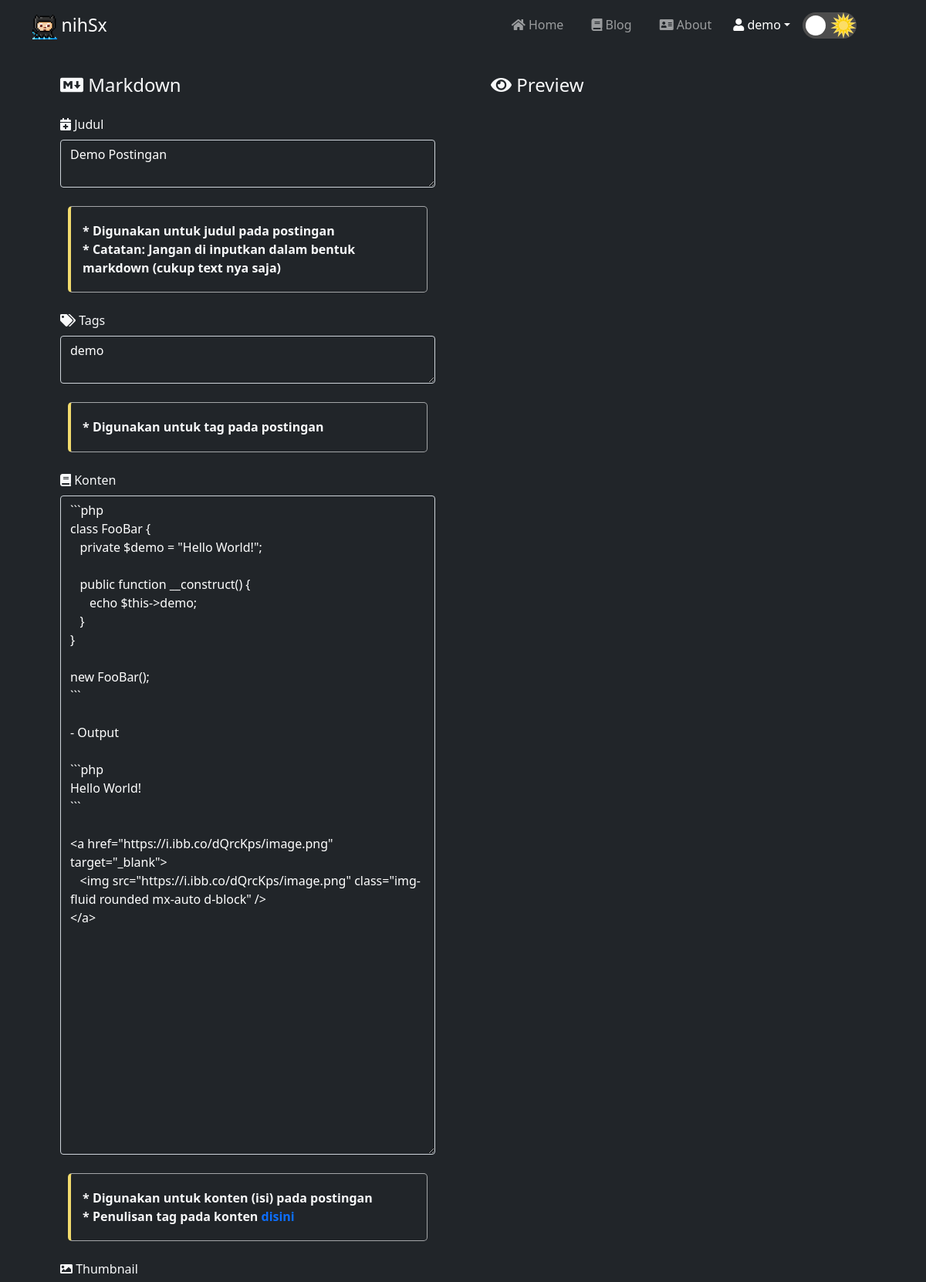
/post/ubah.php?id=1 (signed in, upper part), run on an earlier commit of the app's database.
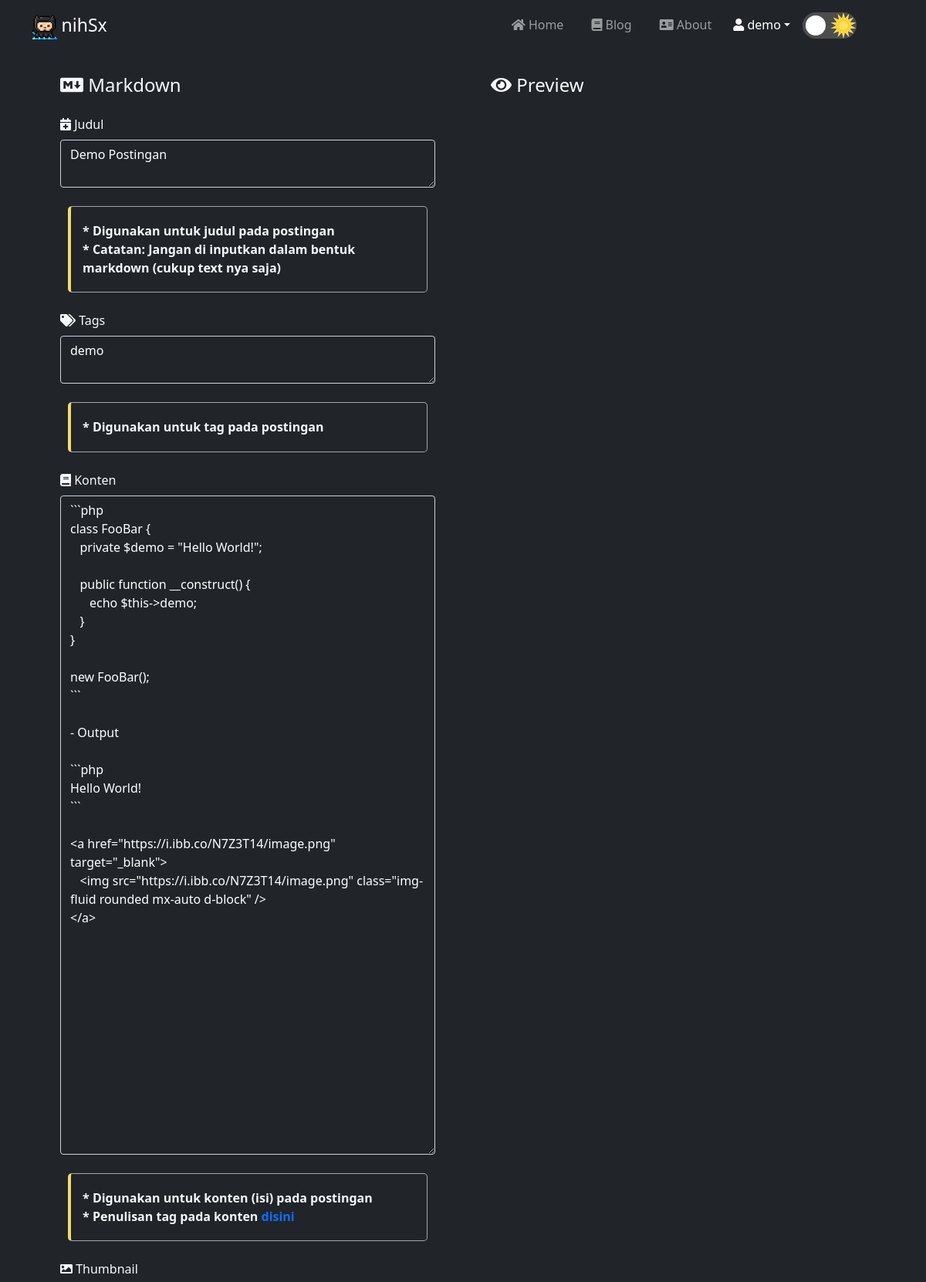
And on a later commit of the database.
### tables this page shows
CREATE TABLE `post` (
  `id` int(11) NOT NULL,
  `judul` text NOT NULL,
  `tag` text NOT NULL,
  `konten` text NOT NULL,
  `thumbnail` text NOT NULL,
  `tanggal_dibuat` text NOT NULL,
  `tanggal_diubah` text NOT NULL
);

### function/constant.php (called while the page is built, shortened)
<?php
function getName()
{
	return "nihSx";
}
function getDefaultTheme()
{
	return "bg-dark text-light";
}
function highlightDarkTheme()
{
	return "github-dark-dimmed.min";
}
function highlightLightTheme()
{
	return "github.min";
}
function getFavIcon()
{
	return "assets/img/favicon/github.png";
}

### function/functions.php (called while the page is built, shortened)
<?php
function koneksi()
{
	return mysqli_connect("127.0.0.1", "username", "password", "demo_blog");
}
function query($query)
{
	$conn = koneksi();
	$result = mysqli_query($conn, $query);
	if (mysqli_num_rows($result) == 1) {
		return mysqli_fetch_assoc($result);
	}
	$rows = [];
	return $rows;
}

### post/ubah.php (the view, shortened to what this page needs)
<?php
require_once '../function/functions.php';
require_once '../function/constant.php';
require_once '../lib/functions.php';
$id = $_GET['id'];
$data = query("SELECT * FROM post WHERE id = '$id'");
?>
<!DOCTYPE html>
<html lang="en">
<head>
  <link rel="stylesheet" href="../assets/css/bootstrap/bootstrap.css">
  <link rel="stylesheet" href="../assets/css/fontawesome/all.css">
  <link rel="stylesheet" title="<?= highlightDarkTheme(); ?>" href="../assets/css/highlight/<?= highlightDarkTheme(); ?>.css">
  <link rel="stylesheet" title="<?= highlightLightTheme(); ?>" href="../assets/css/highlight/<?= highlightLightTheme(); ?>.css" disabled="disabled">
  <link rel="stylesheet" href="../assets/css/style.css">
  <link rel="stylesheet" href="../assets/css/theme.css">
</head>
<body class="<?= getDefaultTheme(); ?>">
  <nav class="navbar fixed-top navbar-expand-lg navbar-dark bg-dark">
    <div class="container">
      <a class="navbar-brand custom-font" href="../index.php"><img src="../<?= getFavIcon(); ?>" style="width: 30%;"> <?= getName(); ?></a>
      <div class="collapse navbar-collapse" id="navbarNavAltMarkup">
        <ul class="nav navbar-nav ms-auto w-100 justify-content-end me-5">
          <a class="nav-link" aria-current="page" href="../index.php"><i class="fas fa-home"></i> Home</a>
          <a class="nav-link" href="index.php"><i class="fas fa-book"></i> Blog</a>
          <a class="nav-link" href="../about/index.php"><i class="fas fa-address-card"></i> About</a>
          <?php if (isset($_SESSION['login'])) : ?>
            <li class="nav-item dropdown mt-2">
              <a class="dropdown-toggle text-white" href="#" id="navbarScrollingDropdown" role="button" data-bs-toggle="dropdown" aria-expanded="false" style="text-decoration: none;"><i class="fas fa-user"></i> <?= $_SESSION['username']; ?></a>
            </li>
          <?php endif; ?>
          <div class="text-center ms-3 mt-1">
            <label class="switch">
              <span class="slider round toggle-theme"></span>
            </label>
          </div>
      </div>
    </div>
  </nav>
  <div class="container mt-5 p-5">
    <div class="row">
      <div class="col-lg col-mg col-sm me-5 mb-5">
        <h4><i class="fab fa-markdown"></i> Markdown</h4>
        <form onsubmit="return submitForm(this);" action="" class="mt-4" method="POST" enctype="multipart/form-data">
          <?php if (!isset($preview)) : ?>
            <div class="judul mb-4">
              <label class="form-label"><i class="fas fa-calendar-plus"></i> Judul</label>
              <textarea type="text" class="form-control bg-dark text-white" name="judul"><?= $data['judul']; ?></textarea>
              <div>
                <blockquote>
                  <p class="fw-bold">
                    * Digunakan untuk judul pada postingan
                    <br>
                    * Catatan: Jangan di inputkan dalam bentuk markdown (cukup text nya saja)
                  </p>
                </blockquote>
              </div>
            </div>
            <div class="tags mb-4">
              <label class="form-label"><i class="fas fa-tags"></i> Tags</label>
              <textarea type="text" class="form-control bg-dark text-white" name="tags"><?= $data['tag']; ?></textarea>
              <div>
                <blockquote>
                  <p class="fw-bold">
                    * Digunakan untuk tag pada postingan
                  </p>
                </blockquote>
              </div>
            </div>
            <div class="konten mb-4">
              <label class="form-label"><i class="fas fa-book"></i> Konten</label>
              <textarea class="form-control bg-dark text-white" rows="35" placeholder="Something Text here . . ." name="konten"><?= $data['konten']; ?></textarea>
              <div>
                <blockquote>
                  <p class="fw-bold">
                    * Digunakan untuk konten (isi) pada postingan
                    <br>
                    * Penulisan tag pada konten
                    <a href="../help/index.php" target="_blank">
                      disini
                    </a>
                  </p>
                </blockquote>
              </div>
            </div>
            <div class="gambar mb-4">
              <label class="form-label"><i class="fas fa-image"></i> Thumbnail</label><br>
            </div>
          <?php endif; ?>
        </form>
      </div>
      <div class="col-lg col-mg col-sm">
        <h4 class="preview"><i class="fas fa-eye"></i> Preview</h4>
      </div>
    </div>
  </div>
</body>
</html>

### assets/css/style.css (style rules this page uses)
.navbar-brand { margin-top: 2px; font-size: 23px; }
@media (min-width: 992px) { .nav-link { margin-right: 20px; } }
blockquote { border: 1px solid #a4a6a8; border-left: 4px solid #f2db6d; border-radius: 5px; margin: 1.5em 10px; padding: 1.2em 15px; }
blockquote p { display: inline; }

### assets/css/theme.css (style rules this page uses)
.switch { position: relative; display: inline-block; width: 70px; height: 34px; }
.slider { position: absolute; cursor: pointer; top: 0; left: 0; right: 0; bottom: 0; background-image: url("../img/navbar/sun.svg"); background-repeat: no-repeat; background-position: right; background-color: #4D4D4D; -webkit-transition: .4s; transition: .4s; }
.slider:before { position: absolute; content: ""; height: 26px; width: 26px; left: 4px; bottom: 4px; background-color: #fff; -webkit-transition: .4s; transition: .4s; }
.slider.round { border-radius: 34px; }
.slider.round:before { border-radius: 50%; }

### post/ubah.php (style rules this page uses)
a { text-decoration: none; }

What changed in the data, as far as the page shows it:
changed post "Demo Postingan": konten "…Hello World! ``` <a href=\"https://i.ibb.co/dQrcKps/image.png\" target=\"_blank\"> <img src=\"https://i.ibb.co/dQrcKps/image.png\" class=\"img-fluid rounded mx-auto d-block\"…" → "…Hello World! ``` <a href=\"https://i.ibb.co/N7Z3T14/image.png\" target=\"_blank\"> <img src=\"https://i.ibb.co/N7Z3T14/image.png\" class=\"img-fluid rounded mx-auto d-block\"…"
